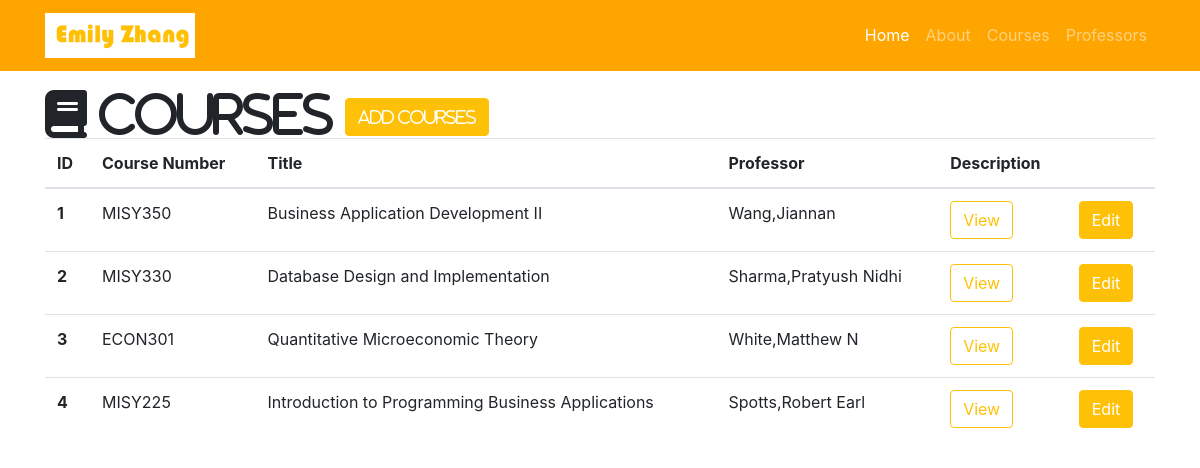
Screenshot of /courses with the database file from the repository.
### resume.py (models this page shows)
class Course(db.Model):
    __tablename__ = 'courses'
    id = db.Column(db.Integer, primary_key=True)
    number = db.Column(db.String(60))
    title = db.Column(db.String(256))
    description = db.Column(db.Text)
    professor_id = db.Column(db.Integer, db.ForeignKey('professors.id'))

class Professor(db.Model):
    __tablename__ = 'professors'
    id = db.Column(db.Integer, primary_key=True)
    name = db.Column(db.String(64))
    department = db.Column(db.String(64))
    courses = db.relationship('Course', backref='professor')

### resume.py (the view)
@app.route('/courses')
def courses():
    courses = Course.query.all()
    return render_template('courses.html', courses=courses)

### templates/courses.html (shortened to what this page needs)
{% extends "resume-base.html" %}
{% block head %}
{{ super () }}
{% endblock %}
{% block page_content %}
<div class="container">
  <i class="fa fa-book fa-3x" aria-hidden="true"> Courses
    <a id="add" href="/course/add" class="btn btn-warning" role="button" aria-disabled="true">Add Courses</a>
  </i>
  {% if courses %}
  <table class="table">
    <thead>
      <tr>
        <th>ID</th>
        <th>Course Number</th>
        <th>Title</th>
        <th>Professor</th>
        <th>Description</th>
        <th></th>
      </tr>
    </thead>
    <tbody>
      {% for course in courses %}
      <tr>
              <th scope="row">{{course.id}}</th>
              <td>{{course.number}}</td>
              <td>{{course.title}}</td>
              <td>{{course.professor.name}}</td>
  <td>
      <button type="button" class="btn btn-outline-warning" data-toggle="modal" data-target="#{{course.id}}">View</button>
      </td>
      <td>
        <a id="edit" href="/course/edit/{{course.id}}" class="btn btn-warning" role="button" aria-disabled="true">Edit</a>
      </td>
      {% endfor%}
       </tr>
    </tbody>
  </table>
  {% else %}
  <h3>There are no courses in the database yet.</h3>
  {% endif %}
</div>
{% endblock %}

### templates/resume-base.html (shortened to what this page needs)
<!DOCTYPE html>
<html lang="en">
<head>
  {% block head %}
  <link rel="stylesheet" href="https://maxcdn.bootstrapcdn.com/bootstrap/4.0.0-beta.2/css/bootstrap.min.css">
  <link rel="stylesheet" href="https://maxcdn.bootstrapcdn.com/font-awesome/4.7.0/css/font-awesome.min.css">
  {% endblock %}
</head>
<body>
  <nav class="navbar navbar-expand-lg navbar-dark fixed-top" style="background-color:orange;">
    <div class="container">
      <a class="navbar-brand" href="/">
         <img src="{{ url_for('static', filename='img/mylogo.png') }}"
          alt="name" width="150">
       </a>
      <div class="collapse navbar-collapse" id="navbarResponsive">
        <ul class="navbar-nav ml-auto">
          <li class="nav-item active">
            <a class="nav-link" href="/">Home
              </a>
          </li>
          <li class="nav-item">
            <a class="nav-link" href="/about">About</a>
          </li>
          <li class="nav-item">
            <a class="nav-link" href="/courses">Courses</a>
          </li>
          <li class="nav-item">
            <a class="nav-link" href="/professors">Professors</a>
          </li>
        </ul>
      </div>
    </div>
  </nav>
  {% block page_content %} {% endblock %}
</body>
</html>

### templates/resume-base.html (style rules this page uses)
body { padding-top: 90px; }

### templates/courses.html (style rules this page uses)
#add { color:white; }
#edit { color:white; }

### rows the page displays
Course: id "1", number "MISY350", title "Business Application Development II", professor.name "Wang,Jiannan"
Course: id "2", number "MISY330", title "Database Design and Implementation", professor.name "Sharma,Pratyush Nidhi"
Course: id "3", number "ECON301", title "Quantitative Microeconomic Theory", professor.name "White,Matthew N"
Course: id "4", number "MISY225", title "Introduction to Programming Business Applications", professor.name "Spotts,Robert Earl"
